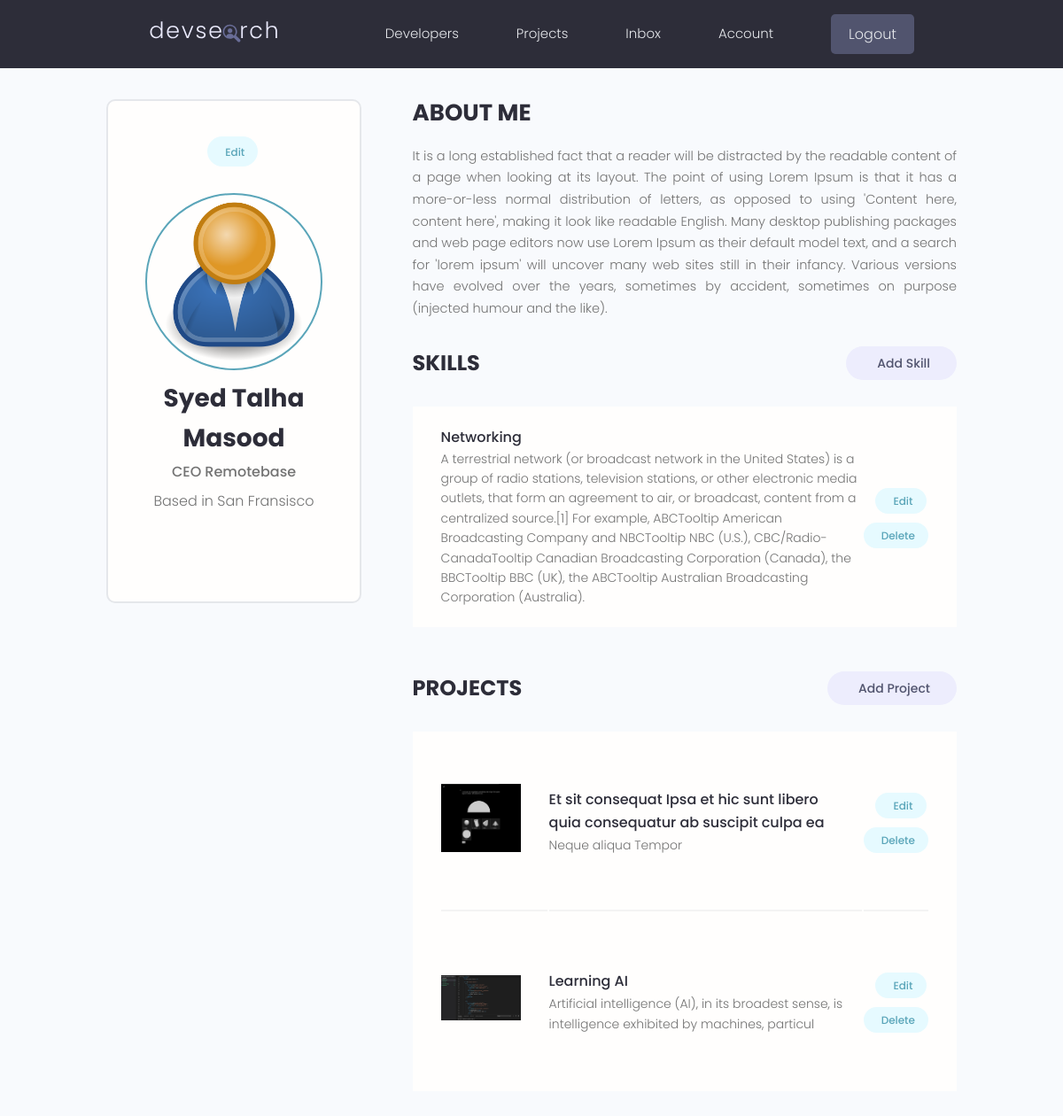
/account/ (signed in), run on the app's committed database.
### users/models.py (models this page shows, shortened)
class Profile(models.Model):
  user = models.OneToOneField(User, on_delete=models.CASCADE, null=True, blank=True)
  name = models.CharField(max_length=200, null=True, blank=True)
  email = models.EmailField(max_length=500, null=True, blank=True)
  username = models.CharField(max_length=200, null=True, blank=True)
  location = models.CharField(max_length=200, null=True, blank=True)
  short_intro = models.CharField(max_length=200, null=True, blank=True)
  bio = models.TextField(blank=True, null=True)
  profile_image = models.ImageField(null=True, blank=True, upload_to='profiles/', default='profiles/user-default.png')
  social_github = models.CharField(max_length=200, null=True, blank=True)
  social_twitter = models.CharField(max_length=200, null=True, blank=True)
  social_linkedin = models.CharField(max_length=200, null=True, blank=True)
  social_youtube = models.CharField(max_length=200, null=True, blank=True)
  social_website = models.CharField(max_length=200, null=True, blank=True)
  id = models.UUIDField(default=uuid.uuid4, unique=True, primary_key=True, editable=False)
  created = models.DateTimeField(auto_now_add=True)

class Skill(models.Model):
  owner = models.ForeignKey(Profile, on_delete=models.CASCADE, null=True, blank=True)
  name = models.CharField(max_length=200, null=True, blank=True)
  description = models.TextField(null=True, blank=True)
  id = models.UUIDField(default=uuid.uuid4, unique=True, primary_key=True, editable=False)
  created = models.DateTimeField(auto_now_add=True)

### projects/models.py (models this page shows, shortened)
class Project(models.Model):
    id = models.UUIDField(default=uuid.uuid4, unique=True, primary_key=True, editable=False)
    owner = models.ForeignKey(Profile, null=True, blank=True, on_delete=models.SET_NULL)
    title = models.CharField(max_length=200)
    description = models.TextField(null=True, blank=True)
    feature_image = models.ImageField(null=True, blank=True, default='default.jpg')
    demo_link = models.CharField(max_length=2000, null=True, blank=True)
    source_link = models.CharField(max_length=2000, null=True, blank=True)
    tags = models.ManyToManyField('Tag', related_name='tags', blank=True)
    vote_total = models.IntegerField(default=0, null=True, blank=True)
    vote_ratio = models.IntegerField(default=0, null=True, blank=True)
    created = models.DateTimeField(auto_now_add=True)
    class Meta:
        verbose_name = 'Project'
        verbose_name_plural = 'Projects'

### users/views.py (the view)
# urls.py: path("account/", views.user_account, name="user-account"),
@login_required(login_url='login')
def user_account(request):
    profile = request.user.profile
    skills = profile.skill_set.all()
    projects = profile.project_set.all()
    context = {
        'profile': profile,
        'projects': projects,
        'skills': skills,
    }
    return render(request, 'users/account.html', context)

### users/templates/users/account.html (shortened to what this page needs)
{% extends "main.html" %}
{% load static %}
{% block content %}
  <main class="settingsPage profile my-md">
    <div class="container">
      <div class="layout">
        <div class="column column--1of3">
          <div class="card text-center">
            <div class="card__body dev">
              <a class="tag tag--pill tag--main settings__btn" href="{% url "edit-account" %}"> Edit</a>
              <img class="avatar avatar--xl dev__avatar" src="{{ profile.profile_image.url }}" />
              <h2 class="dev__name">{{ profile.name }}</h2>
              <p class="dev__title">{{ profile.short_intro }}</p>
              <p class="dev__location">Based in {{ profile.location }}</p>
            </div>
          </div>
        </div>
        <div class="column column--2of3">
          <div class="devInfo">
            <h3 class="devInfo__title">About Me</h3>
            <p class="devInfo__about">
              {{ profile.bio }}
            </p>
          </div>
          <div class="settings">
            <h3 class="settings__title">Skills</h3>
            <a class="tag tag--pill tag--sub settings__btn tag--lg" href="{% url "create-skill" %}"> Add Skill</a>
          </div>
          <table class="settings__table">
            {% for skill in skills %}
              <tr>
                <td class="settings__tableInfo">
                  <h4>{{ skill.name }}</h4>
                  <p>
                    {{ skill.description }}
                  </p>
                </td>
                <td class="settings__tableActions">
                  <a class="tag tag--pill tag--main settings__btn" href="{% url "update-skill" skill.id %}"> Edit</a>
                  <a class="tag tag--pill tag--main settings__btn" href="{% url "delete-skill" skill.id %}?next=/account">
                    Delete</a>
                </td>
              </tr>
            {% endfor %}
          </table>
          <div class="settings">
            <h3 class="settings__title">Projects</h3>
            <a class="tag tag--pill tag--sub settings__btn tag--lg" href="{% url "create-project" %}"> Add Project</a>
          </div>
          <table class="settings__table">
            {% for project in projects %}
              <tr>
                <td class="settings__thumbnail">
                  <a href="{% url "single-project" project.id %}"><img src="{{ project.feature_image.url }}" alt="Project Thumbnail" /></a>
                </td>
                <td class="settings__tableInfo">
                  <a href="{% url "single-project" project.id %}">{{ project.title }}</a>
                  <p>
                    {{ project.description|slice:":100" }}
                  </p>
                </td>
                <td class="settings__tableActions">
                  <a class="tag tag--pill tag--main settings__btn" href="{% url "update-project" project.id %}"> Edit</a>
                  <a class="tag tag--pill tag--main settings__btn" href="{% url "delete-project" project.id %}?next=/account">
                    Delete</a>
                </td>
              </tr>
              {% endfor %}
          </table>
        </div>
      </div>
    </div>
  </main>
{% endblock %}

### static/styles/app.css (style rules this page uses)
:root { --color-sub: #2d2d39; }
.card { border: 2px solid var(--color-light); }
img { width: 100%; }
.profile .card > .dev { padding: 4rem; }
.dev__avatar { display: block; margin: auto; }
.dev__name { color: var(--color-sub); font-size: 2.8rem; font-weight: 700; margin-top: 1rem; margin-bottom: 0.5rem; }
.dev__title { font-size: 1.6rem; font-weight: 500; line-height: 1.3; }
.dev__location { margin-top: 1rem; }
.devInfo { margin-bottom: 3rem; }
.devInfo__title, .devInfo__subtitle { font-size: 2.6rem; color: var(--color-sub); text-transform: uppercase; font-weight: 700; margin-bottom: 1.5rem; }
.devInfo__about, .devSkill__info { font-size: 1.45rem; line-height: 1.7; text-align: justify; }
.settingsPage .dev > .settings__btn { display: inline-block; margin-bottom: 3rem; }
.settings { display: flex; justify-content: space-between; align-items: center; }
.settings__title { font-size: 2.4rem; text-transform: uppercase; font-weight: 700; color: var(--color-sub); }
.settings__table { margin-top: 3rem; margin-bottom: 5rem; padding: 0 3rem; background: var(--color-white); }
.settings__table tr { width: 100%; }
.settings__table tr > td { padding: 2rem 0; }
.settings__table tr:not(:last-child) td { border-bottom: 2px solid var(--color-white-light); }
.settings__thumbnail { width: 23%; min-width: 10rem; }
.settings__thumbnail img { padding-right: 3rem; height: 15rem; object-fit: contain; }
.settings__tableInfo { width: 100%; }
.settings__tableInfo h4, .settings__tableInfo a { padding-right: 1rem; width: auto; font-size: 1.6rem; font-weight: 500; color: var(--color-sub); }
.settings__tableInfo p { font-size: 1.4rem; }
.settings__tableActions { text-align: right; }

### static/uikit/styles/modules/_variables.css (style rules this page uses)
:root { --color-main: #5aa5b9; --color-main-light: #e6faff; --color-sub: #3f4156; --color-sub-light: #51546e; --color-sub-lighter: #ededfd; --color-text: #737373; --color-gray: #8b8b8b; --color-light: #e5e7eb; --color-light-gray: #767676; --color-bg: #f8fafd; --color-white: #fffefd; --color-white-light: #f3f3f3; --color-success: #359e64; --color-success-bg: #def8e8; --color-error: #fc4b0b; --color-error-bg: #fff2ee; --font-base: 'Poppins', arial, helvetica, 'Segoe UI', roboto, ubuntu, sans-serif; --font-monospace: 'Fira Code', 'Courier New', courier, monospace; --font-regular: 300; --font-medium: 500; --font-bold: 700; --generic-shadow: 1px 1px 5px #00000010; --generic-transition: all 0.3s ease-in-out; }

### static/uikit/styles/modules/_base.css (style rules this page uses)
* { margin: 0; padding: 0; box-sizing: border-box; text-rendering: optimizeLegibility; color: inherit; font-size: inherit; }
html { font-size: 50%; }
@media only screen and (min-width: 480px) { html { font-size: 56.25%; } }
@media only screen and (min-width: 1200px) { html { font-size: 62.5%; } }
body { line-height: 1.6; font-weight: 400; font-size: 1.5rem; color: var(--color-text); background-color: var(--color-bg); min-height: 100vh; }

### static/uikit/styles/modules/_typography.css (style rules this page uses)
* { font-family: var(--font-base); }
h2 { font-size: 3.6rem; font-weight: var(--font-bold); }
h3 { font-size: 3.2rem; font-weight: var(--font-medium); }
h4 { font-size: 2.8rem; font-weight: var(--font-medium); }
p, span, strong { font-size: 1.6rem; color: var(--color-text); font-weight: var(--font-regular); }
a { padding-bottom: 2px; text-decoration: none; display: inline-block; color: var(--color-main); font-weight: var(--font-medium); }

### static/uikit/styles/modules/_utilities.css (style rules this page uses)
.container { width: 92%; max-width: 165rem; margin: 0 auto; box-sizing: border-box; }
@media screen and (min-width: 1000px) { .container { width: 90%; } }
@media screen and (min-width: 1200px) { .container { width: 80%; } }
.text-center { text-align: center; }
.my-md { margin: 3rem auto; }

### static/uikit/styles/modules/_avatar.css (style rules this page uses)
.avatar { border-radius: 50%; border: 2px solid var(--color-main); object-fit: cover; }
.avatar--xl { height: 20rem; width: 20rem; }

### static/uikit/styles/modules/_card.css (style rules this page uses)
.card { border-radius: 1rem; background-color: var(--color-white); border: 1.5px solid var(--color-light); width: auto; height: auto; margin-top: 0.5rem; margin-bottom: 0.5rem; overflow: hidden; }
.card__body, .card__header { padding: 2rem 2.5rem; }

### static/uikit/styles/modules/_layout.css (style rules this page uses)
.layout { display: flex; flex-flow: row wrap; justify-content: space-between; }
.layout > .column { margin-bottom: 3rem; }
.layout > .column.column--1of3 { flex-basis: 30%; }
.layout > .column.column--2of3 { flex-basis: 64%; }

### data on the page
Profile: profile_image (placeholder picture), name "Syed Talha Masood", short_intro "CEO Remotebase", location "San Fransisco", bio "It is a long established fact that a reader will be distracted by the readable content of a page when looking at its layout. The point of using Lorem Ipsum is that it has a more-or-less normal distribution of letters, as opposed to using 'Content here, content here', making it look like readable English. Many desktop publishing packages and web page editors now use Lorem Ipsum as their default model text, and a search for 'lorem ipsum' will uncover many web sites still in their infancy. Various versions have evolved over the years, sometimes by accident, sometimes on purpose (injected humour and the like)."
Skill: name "Networking", description "A terrestrial network (or broadcast network in the United States) is a group of radio stations, television stations, or other electronic media outlets, that form an agreement to air, or broadcast, content from a centralized source.[1] For example, ABCTooltip American Broadcasting Company and NBCTooltip NBC (U.S.), CBC/Radio-CanadaTooltip Canadian Broadcasting Corporation (Canada), the BBCTooltip BBC (UK), the ABCTooltip Australian Broadcasting Corporation (Australia)."
Project: feature_image (picture), title "Et sit consequat Ipsa et hic sunt libero quia consequatur ab suscipit culpa ea", description "Neque aliqua Tempor"
Project: feature_image (picture), title "Learning AI", description "Artificial intelligence (AI), in its broadest sense, is intelligence exhibited by machines, particul"
